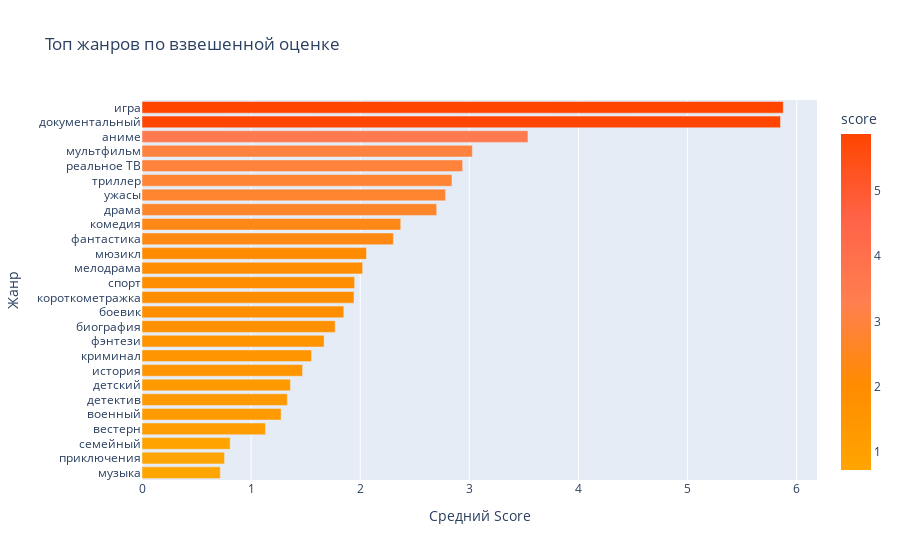

Notebook cell for this chart:
### Markdown cell above
Обратим внимание, что в многих группах фигурирует Драма, наверное можно прийти к выводу, что именно этот элемент особо привлекает зрителя. Но давайте пойдем дальше, и попытаемся как то определить какой же жанр самый лучший, для этого мы будем использовать нестандартную метрику, которая учитывает позицию в `genre`, общее число указанных жанров а также непосредственно сам рейтинг

### Объяснение метрики

1. **Средний рейтинг шоу**  
   Для шоу $i$ вычисляем средний рейтинг, игнорируя пропуски NaN:  
   $show\_rating_i = \frac{\sum_{\text{не NaN}} (imdb\_rating,\; KinoPoisk\_rating,\; user\; rating)}{\#\{\text{не NaN из }(imdb,\;KinoPoisk,\;user)\}}$

2. **Распределение рейтинга между жанрами**  
   «Взрываем» список жанров и определяем для каждого шоу $i$:
   - $G_i$ — общее число жанров,
   - $p_{i,j}$ — позицию жанра $j$.

3. **Вес жанра**  
   Жанр с меньшей позицией получает больший вес:  
   $alpha_{i,j} = \frac{\frac{1}{p_{i,j}}}{\sum_{m=1}^{G_i} \frac{1}{m}}$

4. **Вклад шоу в жанр**  
   Умножаем рейтинг шоу на соответствующий вес:  
   $score_{i,j}$ = $show\_rating_i \times alpha_{i,j}$

5. **Итоговая оценка жанра**  
   Средний вклад от всех шоу, где встречается жанр $j$:  
   $genre\_score_j = \frac{1}{n_j} \sum_{i \in I_j} score_{i,j}$  

где $n_j$ — количество шоу, содержащих жанр $j$.  

В конце сортируем жанры по убыванию $genre\_score_j$ и берём **топ-10**.

### Code cell
df_extended_copy = df_extended.copy()
df_extended_copy['user rating score'] = df_extended_copy['user rating score'] / 10
df_extended_copy["show_rating"] = df_extended_copy[["imdb_rating", "KinoPoisk_rating", "user rating score"]].mean(axis=1, skipna=True)
df_extended_copy["genre_list"] = df_extended_copy["genre"].str.split(", ")
df_exploded = df_extended_copy.explode("genre_list", ignore_index=True)
df_exploded["p"] = df_exploded.groupby("title").cumcount() + 1
df_exploded["G"] = df_exploded.groupby("title")["genre_list"].transform("count")
df_exploded["inv_p"] = 1 / df_exploded["p"]
df_exploded["sum_inv_p"] = df_exploded.groupby("title")["inv_p"].transform("sum")
df_exploded["alpha"] = df_exploded["inv_p"] / df_exploded["sum_inv_p"]
df_exploded["score"] = df_exploded["show_rating"] * df_exploded["alpha"]
genre_scores = df_exploded.groupby("genre_list")["score"].mean().reset_index()
genre_scores.sort_values("score", ascending=False, inplace=True)

fig = px.bar(
    genre_scores,
    x='score', 
    y='genre_list',
    title='Топ жанров по взвешенной оценке',
    color='score',
    color_continuous_scale=['#FFA500', '#FF8C00', '#FF7F50','#FF6347', '#FF4500']
)

fig.update_layout(
    xaxis_title='Средний Score',
    yaxis_title='Жанр',
    yaxis=dict(autorange='reversed')
)

fig.show()

### Figure 1 — Plotly figure (JSON) as saved in the notebook; plotly's stock layout.template omitted (floating-point values rounded to 4 significant figures)
{"data": [{"alignmentgroup": "True", "hovertemplate": "score=%{marker.color}<br>genre_list=%{y}<extra></extra>", "legendgroup": "", "marker": {"color": [5.877, 5.852, 3.537, 3.028, 2.939, 2.841, 2.782, 2.701, 2.371, 2.304, 2.058, 2.022, 1.949, 1.943, 1.85, 1.77, 1.669, 1.554, 1.472, 1.36, 1.332, 1.275, 1.131, 0.8081, 0.7564, 0.7176], "coloraxis": "coloraxis", "pattern": {"shape": ""}}, "name": "", "offsetgroup": "", "orientation": "h", "showlegend": false, "textposition": "auto", "type": "bar", "x": [5.877, 5.852, 3.537, 3.028, 2.939, 2.841, 2.782, 2.701, 2.371, 2.304, 2.058, 2.022, 1.949, 1.943, 1.85, 1.77, 1.669, 1.554, 1.472, 1.36, 1.332, 1.275, 1.131, 0.8081, 0.7564, 0.7176], "xaxis": "x", "y": ["игра", "документальный", "аниме", "мультфильм", "реальное ТВ", "триллер", "ужасы", "драма", "комедия", "фантастика", "мюзикл", "мелодрама", "спорт", "короткометражка", "боевик", "биография", "фэнтези", "криминал", "история", "детский", "детектив", "военный", "вестерн", "семейный", "приключения", "музыка"], "yaxis": "y"}], "layout": {"barmode": "relative", "coloraxis": {"colorbar": {"title": {"text": "score"}}, "colorscale": [[0, "#FFA500"], [0.25, "#FF8C00"], [0.5, "#FF7F50"], [0.75, "#FF6347"], [1, "#FF4500"]]}, "legend": {"tracegroupgap": 0}, "title": {"text": "Топ жанров по взвешенной оценке"}, "xaxis": {"anchor": "y", "domain": [0, 1], "title": {"text": "Средний Score"}}, "yaxis": {"anchor": "x", "autorange": "reversed", "domain": [0, 1], "title": {"text": "Жанр"}}}}
